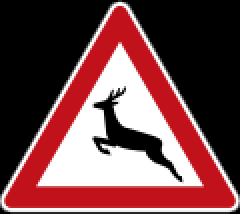
#> input picture german-traffic-sign-test/german-road-signs-animals.png, 120 x 107 px, found by its file name (shown 2 times larger)
$ jupyter execute --allow-errors Traffic_Sign_Classifier.ipynb   (shell and % lines are left out)
#> lines starting #> are read from the running program, lines starting #| are printed output that depends on the picture
# Self-Driving Car Engineer Nanodegree

## Deep Learning

## Project: Build a Traffic Sign Recognition Classifier

In this notebook, a template is provided for you to implement your functionality in stages, which is required to successfully complete this project. If additional code is required that cannot be included in the notebook, be sure that the Python code is successfully imported and included in your submission if necessary.

> **Note**: Once you have completed all of the code implementations, you need to finalize your work by exporting the iPython Notebook as an HTML document. Before exporting the notebook to html, all of the code cells need to have been run so that reviewers can see the final implementation and output. You can then export the notebook by using the menu above and navigating to  \n",
    "**File -> Download as -> HTML (.html)**. Include the finished document along with this notebook as your submission.

In addition to implementing code, there is a writeup to complete. The writeup should be completed in a separate file, which can be either a markdown file or a pdf document. There is a [write up template](https://github.com/udacity/CarND-Traffic-Sign-Classifier-Project/blob/master/writeup_template.md) that can be used to guide the writing process. Completing the code template and writeup template will cover all of the [rubric points](https://review.udacity.com/#!/rubrics/481/view) for this project.

The [rubric](https://review.udacity.com/#!/rubrics/481/view) contains "Stand Out Suggestions" for enhancing the project beyond the minimum requirements. The stand out suggestions are optional. If you decide to pursue the "stand out suggestions", you can include the code in this Ipython notebook and also discuss the results in the writeup file.

>**Note:** Code and Markdown cells can be executed using the **Shift + Enter** keyboard shortcut. In addition, Markdown cells can be edited by typically double-clicking the cell to enter edit mode.

---
## Step 0: Load The Data

[cell 1]
# Load pickled data
import pickle
import numpy as np

# TODO: Fill this in based on where you saved the training and testing data

training_file = "../data/train.p"
validation_file= "../data/valid.p"
testing_file = "../data/test.p"

#> (the rest of this cell did not finish here and is left out)

---

## Step 1: Dataset Summary & Exploration

The pickled data is a dictionary with 4 key/value pairs:

- `'features'` is a 4D array containing raw pixel data of the traffic sign images, (num examples, width, height, channels).
- `'labels'` is a 1D array containing the label/class id of the traffic sign. The file `signnames.csv` contains id -> name mappings for each id.
- `'sizes'` is a list containing tuples, (width, height) representing the original width and height the image.
- `'coords'` is a list containing tuples, (x1, y1, x2, y2) representing coordinates of a bounding box around the sign in the image. **THESE COORDINATES ASSUME THE ORIGINAL IMAGE. THE PICKLED DATA CONTAINS RESIZED VERSIONS (32 by 32) OF THESE IMAGES**

Complete the basic data summary below. Use python, numpy and/or pandas methods to calculate the data summary rather than hard coding the results. For example, the [pandas shape method](http://pandas.pydata.org/pandas-docs/stable/generated/pandas.DataFrame.shape.html) might be useful for calculating some of the summary results.

### Provide a Basic Summary of the Data Set Using Python, Numpy and/or Pandas

#> (a cell that did not finish here is left out)

### Include an exploratory visualization of the dataset

Visualize the German Traffic Signs Dataset using the pickled file(s). This is open ended, suggestions include: plotting traffic sign images, plotting the count of each sign, etc.

The [Matplotlib](http://matplotlib.org/) [examples](http://matplotlib.org/examples/index.html) and [gallery](http://matplotlib.org/gallery.html) pages are a great resource for doing visualizations in Python.

**NOTE:** It's recommended you start with something simple first. If you wish to do more, come back to it after you've completed the rest of the sections. It can be interesting to look at the distribution of classes in the training, validation and test set. Is the distribution the same? Are there more examples of some classes than others?

[cell 3]
import matplotlib.pyplot as plt
import numpy as np

plt.figure(figsize=(9,6))

#> (the rest of this cell did not finish here and is left out)

[cell 4]
import cv2
#data Augmentation Techniques
##############################
#Data Augmentation
##############################
#Add Image With Gaussian Noise
# [16 lines left out: functions augmentNoise, augmentLeftTilt, augmentRightTilt, not called in this run]

def augmentFlipH(image):
    return cv2.flip(image, 0)

def augmentFlipV(image):
    return cv2.flip(image, 1)

def augmentFlipA(image):
    return cv2.flip(image, -1)

# [19 lines left out: functions augmentGamma, augmentGamma_N, not called in this run]

[cell 5]
import numpy as np
import matplotlib.pyplot as plt
import random

[cell 6]
### Data exploration visualization code goes here.
### Feel free to use as many code cells as needed.
import matplotlib.pyplot as plt
import random
import numpy as np
# Visualizations will be shown in the notebook.

#> (the rest of this cell did not finish here and is left out)

[cell 7]
FlipAugmentationTable = [[0,0,0], # Speed Limit 20
                        [0,1,0],  #Speed Limit 30
                        [0,0,0], #Speed Limit 50
                        [0,0,0], #Speed Limit 60
                        [0,0,0], #Speed Limit 70
                        [0,1,0], #Speed Limit 80
                        [0,1,0], #End of Speed Limit 80
                        [0,0,0], #Speed Limit 100
                        [0,0,0], #Speed Limit 120
                         [1,1,1], #No Passing
                         [0,0,0], #No Passing for Vehicle Over 3.5 Tonees.
                         [0,0,0], #Right of Way at next Intersection
                         [1,1,1], #Priority Road
                         [1,0,0], #Yield
                         [0,0,0], #Stop
                         [1,1,1], #No Vehicles
                         [0,0,0], #Vehicles over 3.5 Tonrrs prohibited
                         [1,1,1], #No Entry
                         [1,0,0], #General Caution
                         [0,0,0], #Dangerous Curve to the left
                         [0,0,0], #Dangerous Curve to the right
                         [0,0,0], #Double Curve
                         [1,0,0], #Bumpy Road
                         [0,0,0], #Slippery Road
                         [0,0,0], #Road Narrows on the right
                         [0,0,0], #Road Work
                         [1,0,0], #Traffic Signals
                         [0,0,0], #Pedestrians
                         [0,0,0], #Children Crossing
                         [0,0,0], #Bicycles Crossing
                         [0,0,0], #Beware of Ice
                         [0,0,0], #Wild Animals Crossing
                         [0,0,1], #End of all Speed Limits and passing Limits
                         [0,0,0], #Turn Right AHead
                         [0,0,0], #Turn Left Ahead
                         [1,0,0], #Ahead Only
                         [0,0,0], #Go Straight or Right
                         [0,0,0], #Go Straight or Left
                         [0,0,0], #Keep Right
                         [0,0,0], #KeepLeft
                         [1,1,1], #Roundabout Mandatory
                         [0,0,0], #End of No Passing
                         [0,0,0]] #End of No Passing for vehicles over 3.5 Tonnes

----

## Step 2: Design and Test a Model Architecture

Design and implement a deep learning model that learns to recognize traffic signs. Train and test your model on the [German Traffic Sign Dataset](http://benchmark.ini.rub.de/?section=gtsrb&subsection=dataset).

The LeNet-5 implementation shown in the [classroom](https://classroom.udacity.com/nanodegrees/nd013/parts/fbf77062-5703-404e-b60c-95b78b2f3f9e/modules/6df7ae49-c61c-4bb2-a23e-6527e69209ec/lessons/601ae704-1035-4287-8b11-e2c2716217ad/concepts/d4aca031-508f-4e0b-b493-e7b706120f81) at the end of the CNN lesson is a solid starting point. You'll have to change the number of classes and possibly the preprocessing, but aside from that it's plug and play!

With the LeNet-5 solution from the lecture, you should expect a validation set accuracy of about 0.89. To meet specifications, the validation set accuracy will need to be at least 0.93. It is possible to get an even higher accuracy, but 0.93 is the minimum for a successful project submission.

There are various aspects to consider when thinking about this problem:

- Neural network architecture (is the network over or underfitting?)
- Play around preprocessing techniques (normalization, rgb to grayscale, etc)
- Number of examples per label (some have more than others).
- Generate fake data.

Here is an example of a [published baseline model on this problem](http://yann.lecun.com/exdb/publis/pdf/sermanet-ijcnn-11.pdf). It's not required to be familiar with the approach used in the paper but, it's good practice to try to read papers like these.

### Pre-process the Data Set (normalization, grayscale, etc.)

Minimally, the image data should be normalized so that the data has mean zero and equal variance. For image data, `(pixel - 128)/ 128` is a quick way to approximately normalize the data and can be used in this project.

Other pre-processing steps are optional. You can try different techniques to see if it improves performance.

Use the code cell (or multiple code cells, if necessary) to implement the first step of your project.

[cell 8]
### Preprocess the data here. It is required to normalize the data. Other preprocessing steps could include
### converting to grayscale, etc.
### Feel free to use as many code cells as needed.
from sklearn.utils import shuffle
import cv2


X_train_preprocessed_dummy = []
#> (the rest of this cell did not finish here and is left out)

[cell 9]
import pickle
#> (the rest of this cell did not finish here and is left out)

[cell 10]
import matplotlib.pyplot as plt
import numpy as np

#> (the rest of this cell did not finish here and is left out)

### Model Architecture

[cell 11]
### Define your architecture here.
### Feel free to use as many code cells as needed.
import tensorflow as tf
from tensorflow.contrib.layers import flatten

EPOCHS = 100
BATCH_SIZE = 128


# [58 lines left out: function LeNet, not called in this run]

#> (the rest of this cell did not finish here and is left out)

### Train, Validate and Test the Model

A validation set can be used to assess how well the model is performing. A low accuracy on the training and validation
sets imply underfitting. A high accuracy on the training set but low accuracy on the validation set implies overfitting.

#> (a cell that did not finish here is left out)

---

## Step 3: Test a Model on New Images

To give yourself more insight into how your model is working, download at least five pictures of German traffic signs from the web and use your model to predict the traffic sign type.

You may find `signnames.csv` useful as it contains mappings from the class id (integer) to the actual sign name.

### Load and Output the Images

[cell 13]
import cv2
import matplotlib.pyplot as plt

test_data = [["../german-traffic-sign-test/german-road-signs-animals.png", 31],
            ["../german-traffic-sign-test/german-road-signs-traffic.png", 26],
            ["../german-traffic-sign-test/stop.jpg", 14],
            ["../german-traffic-sign-test/germany-speed-limit-sign.png", 3],
            ["../german-traffic-sign-test/no-overtaking-sign.png", 9]]

test_signs_img = []
test_signs_classification = []
for i in range(len(test_data)):
    img = cv2.imread(test_data[i][0])
#> img is the input picture: shape (107, 120, 3); mean B, G, R 72.4, 69.9, 114.3
    img = cv2.resize(img, (32,32))
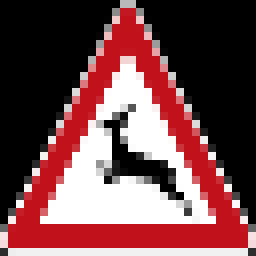
#> img: shape (32, 32, 3) (shown 8 times larger); mean B, G, R 75.2, 72.7, 116.3
    plt.figure(figsize=(1,1))
    plt.imshow(img, cmap = 'gray')
    plt.show()
    test_signs_img.append(img)
    test_signs_classification.append(test_data[i][1])
#> pass 2 of the loop `for i in range(len(test_data)):`:
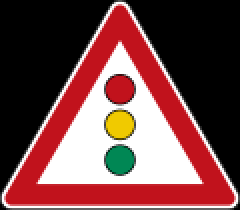
#> input picture german-traffic-sign-test/german-road-signs-traffic.png, 120 x 105 px, found by its file name (shown 2 times larger)
#> img is the input picture: shape (105, 120, 3); mean B, G, R 71, 71.4, 117.1
#> `img = cv2.resize(img, (32,32))`:
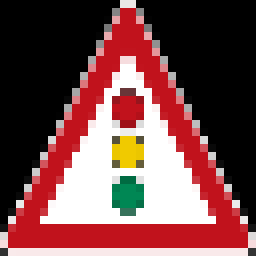
#> img: shape (32, 32, 3) (shown 8 times larger); mean B, G, R 73.4, 73.9, 118.9
#> pass 3 of the loop `for i in range(len(test_data)):`:
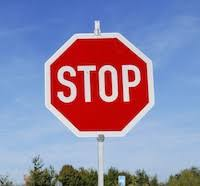
#> input picture german-traffic-sign-test/stop.jpg, 200 x 186 px, found by its file name
#> img is the input picture: shape (186, 200, 3); mean B, G, R 168.2, 135.5, 142.4
#> `img = cv2.resize(img, (32,32))`:
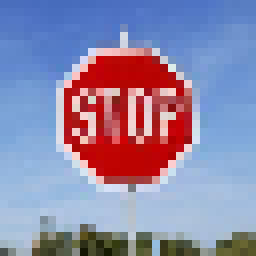
#> img: shape (32, 32, 3) (shown 8 times larger); mean B, G, R 168.1, 135.4, 142.5
#> the loop made 5 passes; the first 3 are shown


X_test_german = np.array(test_signs_img, dtype=np.uint8)
Y_test_german = np.array(test_signs_classification, dtype=np.uint8)

print(X_test_german.shape)
#| (5, 32, 32, 3)
print(Y_test_german.shape)
#| (5,)
